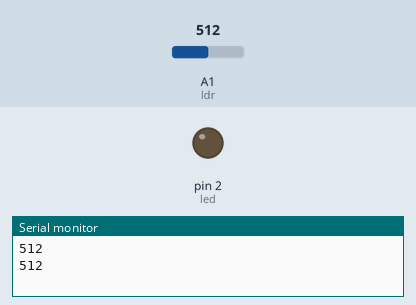
This sketch was run on a simulated Arduino Uno, built with avr-gcc and run on an emulated ATmega328P. Shown: output pins drawn as LEDs (lit = HIGH), the last lines printed to the serial monitor. The inputs (shaded band) are chosen by the test bench; at power-on: A1 (ldr) = 512.

Above: at 1.8 s.
1.9 s: A1 (ldr) set to 622
3.4 s: A1 (ldr) set to 649
At 4.4 s:
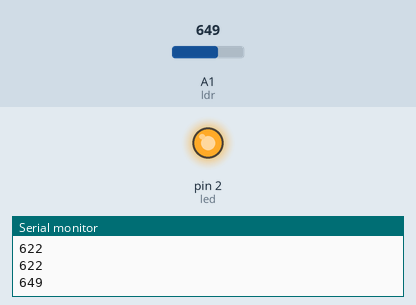
5.5 s: A1 (ldr) set to 625
At 7.2 s:
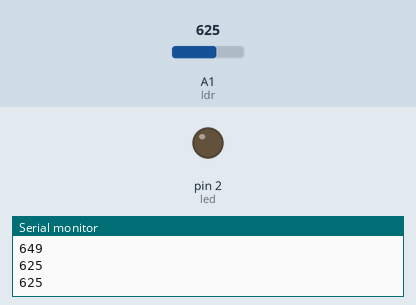
7.5 s: A1 (ldr) set to 645
At 8.7 s:
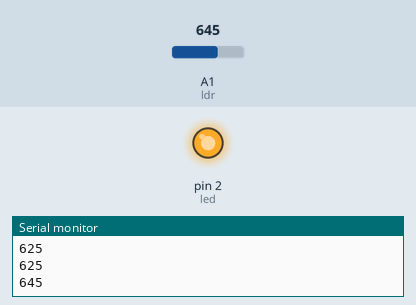
Timing chart, 0 to 10.5 s (numbered marks = the images above; inputs shaded):
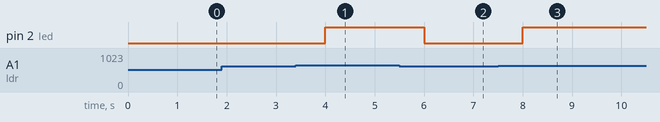

The sketch:

belajar.ino
```cpp
int ldr = A1;
int led = 2;

void setup() {
  // put your setup code here, to run once:
  Serial.begin(9600);
  pinMode(ldr, INPUT);
  pinMode(led, OUTPUT);
}

void loop() {
  // put your main code here, to run repeatedly:
  int bacaldr = analogRead(ldr);
  if(bacaldr > 635){
    digitalWrite(led, HIGH);
  }else{
    digitalWrite(led, LOW);
  }
  Serial.println(bacaldr);
  delay(1000);
}
```

Measured:
- the behaviour switches between 635 and 636 on A1 (ldr) (found by bisection; images 0 and 1)
- after the input at 3.4 s, pin 2 (led): LOW → HIGH after 0.60 s
- after the input at 5.5 s, pin 2 (led): HIGH → LOW after 0.50 s
- after the input at 7.5 s, pin 2 (led): LOW → HIGH after 0.50 s
